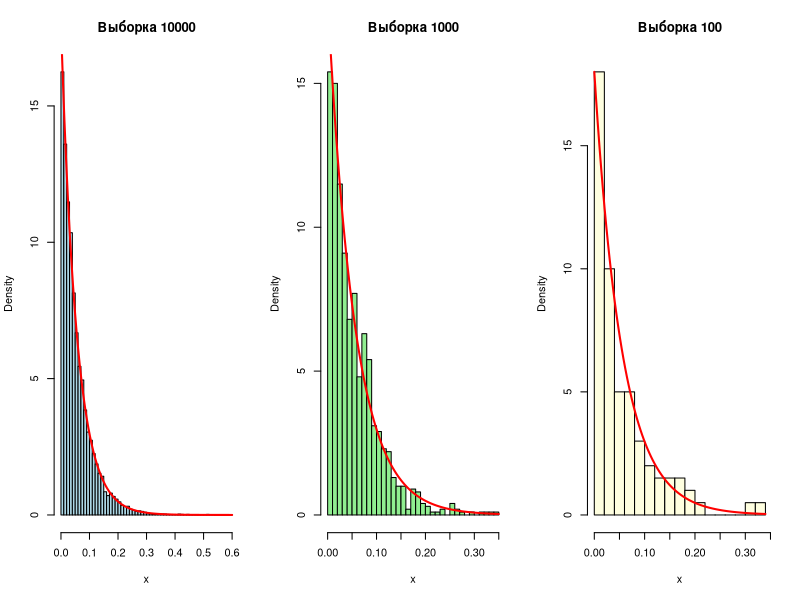
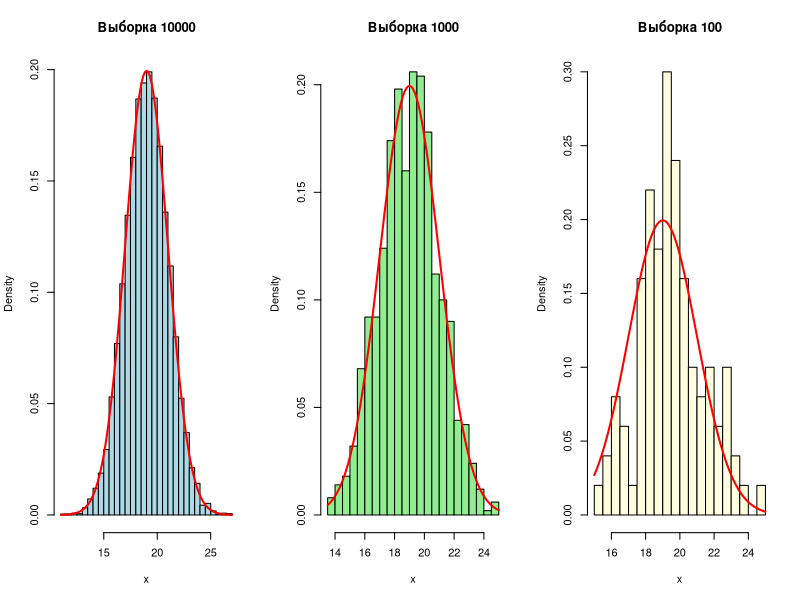
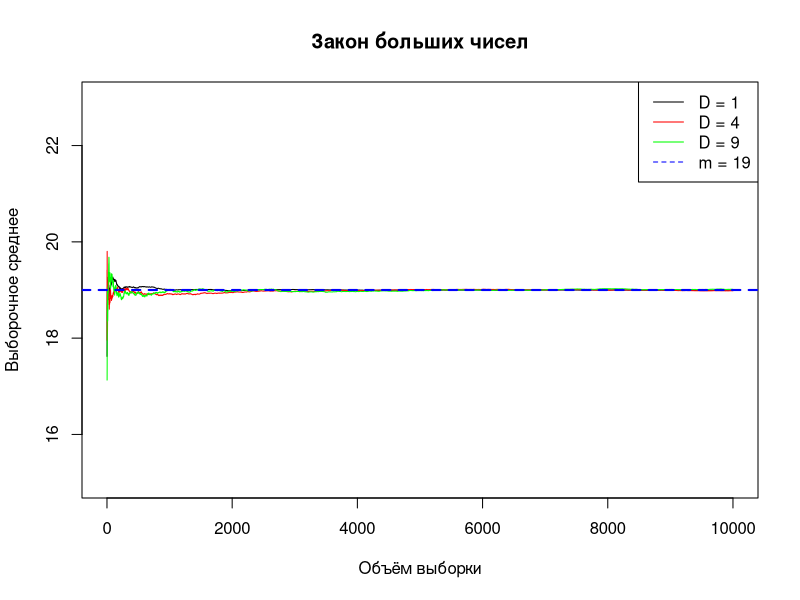
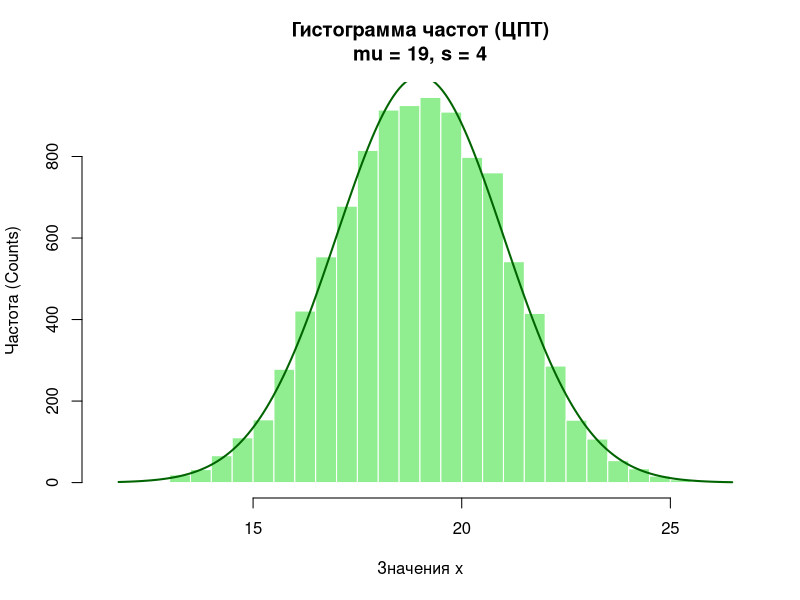
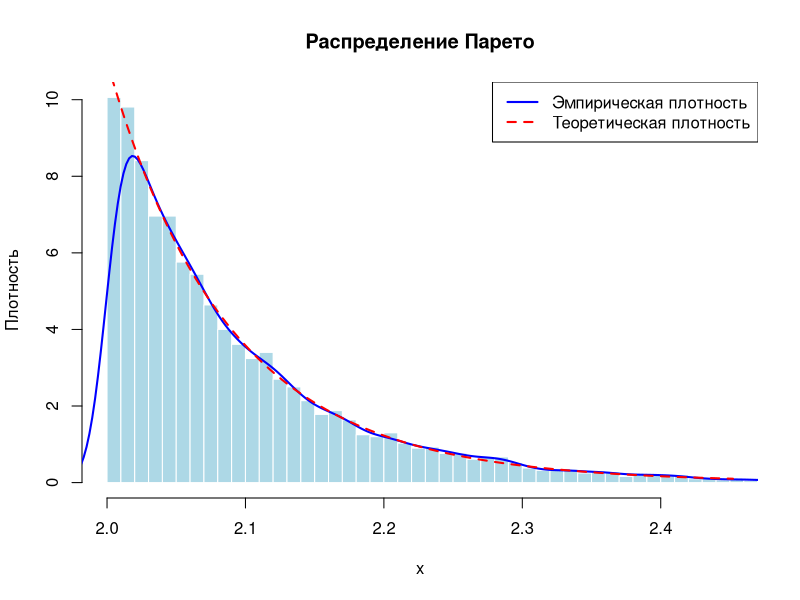

Source code (R) for these figures, in order:
variant_number <- 17 # Номер варианта
lambda <- variant_number + 1 # Интенсивность
mu <- variant_number + 2 # Мат. ожидание
s <- 4 # Произвольная дисперсия больше 0
sd <- sqrt(s) # Стандартное отклонение

###########################
# ПОКАЗАТЕЛЬНОЕ РАСПРЕДЕЛЕНИЕ
###########################
x <- rexp(n = 10000, rate = lambda)

par(mfrow= c(1, 3))

# Размер выборки 10_000
hist(x, breaks = 50, probability = TRUE,
     main = "Выборка 10000",
     xlab = "x", col = "lightblue")
curve(dexp(x, rate = lambda),
      add = TRUE, col = "red", lwd = 2)

# Размер выборки 1000
hist(x[1:1000], breaks = 30, probability = TRUE,
     main = "Выборка 1000",
     xlab = "x", col = "lightgreen")
curve(dexp(x, rate = lambda),
      add = TRUE, col = "red", lwd = 2)

# Размер выборки 100
hist(x[1:100], breaks = 15, probability = TRUE,
     main = "Выборка 100",
     xlab = "x", col = "lightyellow")
curve(dexp(x, rate = lambda),
      add = TRUE, col = "red", lwd = 2)

###########################
# НОРМАЛЬНОЕ РАСПРЕДЕЛЕНИЕ
###########################
x <- rnorm(10000, mean=mu, sd=sd)

# Выборка 10_000
hist(x, breaks = 40, probability = TRUE,
     main = "Выборка 10000",
     xlab = "x",
     col = "lightblue")

curve(dnorm(x, mean = mu, sd = sd),
      add = TRUE, col = "red", lwd = 2)

# Выборка 1000
hist(x[1:1000], breaks = 30, probability = TRUE,
     main = "Выборка 1000",
     xlab = "x",
     col = "lightgreen")

curve(dnorm(x, mean = mu, sd = sd),
      add = TRUE, col = "red", lwd = 2)

# Выборка 100
hist(x[1:100], breaks = 15, probability = TRUE,
     main = "Выборка 100",
     xlab = "x",
     col = "lightyellow")

curve(dnorm(x, mean = mu, sd = sd),
      add = TRUE, col = "red", lwd = 2)

###########################
# ЗАКОН БОЛЬШИХ ЧИСЕЛ
###########################
s1 <- 1
s2 <- 4
s3 <- 9

x1 <- rnorm(10000, mean = mu, sd = sqrt(s1))
x2 <- rnorm(10000, mean = mu, sd = sqrt(s2))
x3 <- rnorm(10000, mean = mu, sd = sqrt(s3))

mean1 <- cumsum(x1) / (1:10000)
mean2 <- cumsum(x2) / (1:10000)
mean3 <- cumsum(x3) / (1:10000)

par(mfrow= c(1, 1))

plot(1:10000, mean1,
     type = "l",
     xlab = "Объём выборки",
     ylab = "Выборочное среднее",
     main = "Закон больших чисел",
     ylim = c(15, 23))

lines(1:10000, mean2, col = "red")
lines(1:10000, mean3, col = "green")

# Теоретическое математическое ожидание
abline(h = mu, col = "blue", lwd = 2, lty = 2)

legend("topright",
       legend = c("D = 1", "D = 4", "D = 9", "m = 19"),
       col = c("black", "red", "green", "blue"),
       lty = c(1, 1, 1, 2))

###########################
# ЦЕНТРАЛЬНАЯ ПРЕДЕЛЬНАЯ ТЕОРЕМА
###########################
# Генерация 10 000 нормальных случайных чисел по ЦПТ
# Создаём матрицу 10000 x 12 из равномерных чисел U(0, 1)
u_matrix <- matrix(runif(10000 * 12), nrow = 10000, ncol = 12)

# Суммируем по строкам и центрируем (Z ~ N(0, 1))
z_clt <- rowSums(u_matrix) - 6

# Масштабируем и сдвигаем к заданному среднему mu и дисперсии s
x_clt <- mu + sd * z_clt

# Построение гистограммы частот
hist_info <- hist(x_clt, 
                  breaks = 40, 
                  freq = TRUE, 
                  main = paste0("Гистограмма частот (ЦПТ)\nmu = ", mu, ", s = ", s),
                  xlab = "Значения x", 
                  ylab = "Частота (Counts)",
                  col = "lightgreen", 
                  border = "white")

# Наложение теоретической кривой частот
x_seq <- seq(min(x_clt), max(x_clt), length.out = 200)
bin_width <- diff(hist_info$mids[1:2])
y_theory_freq <- dnorm(x_seq, mean = mu, sd = sd) * 10000 * bin_width
lines(x_seq, y_theory_freq, col = "darkgreen", lwd = 2)

# 4. Тест Колмогорова-Смирнова
ks_result <- ks.test(x_clt, "pnorm", mean = mu, sd = sd)
print(ks_result)

###########################
# РАСПРЕДЕЛЕНИЕ ПАРЕТО
###########################
x0 <- 2 # Коэффициент масштаба
alpha <- variant_number + 5  # Параметр Парето

# Генерация методом обратной функции
u <- runif(10000)
x_pareto <- x0 / ((1 - u)^(1 / alpha))

# Функция теоретической плотности
f_theory <- function(x) {
  ifelse(x >= x0, (alpha * (x0^alpha)) / (x^(alpha + 1)), 0)
}

# Графики
xlim_max <- quantile(x_pareto, 0.99)

hist(x_pareto, breaks = 100, probability = TRUE,
     xlim = c(x0, xlim_max),
     main = paste0("Распределение Парето"),
     xlab = "x", ylab = "Плотность",
     col = "lightblue", border = "white")

# Эмпирическая плотность
lines(density(x_pareto), col = "blue", lwd = 2)

# Теоретическая плотность
curve(f_theory(x), from = x0, to = xlim_max,
      col = "red", lwd = 2, lty = 2, add = TRUE)

legend("topright", 
       legend = c("Эмпирическая плотность", "Теоретическая плотность"),
       col = c("blue", "red"), lty = c(1, 2), lwd = 2)
